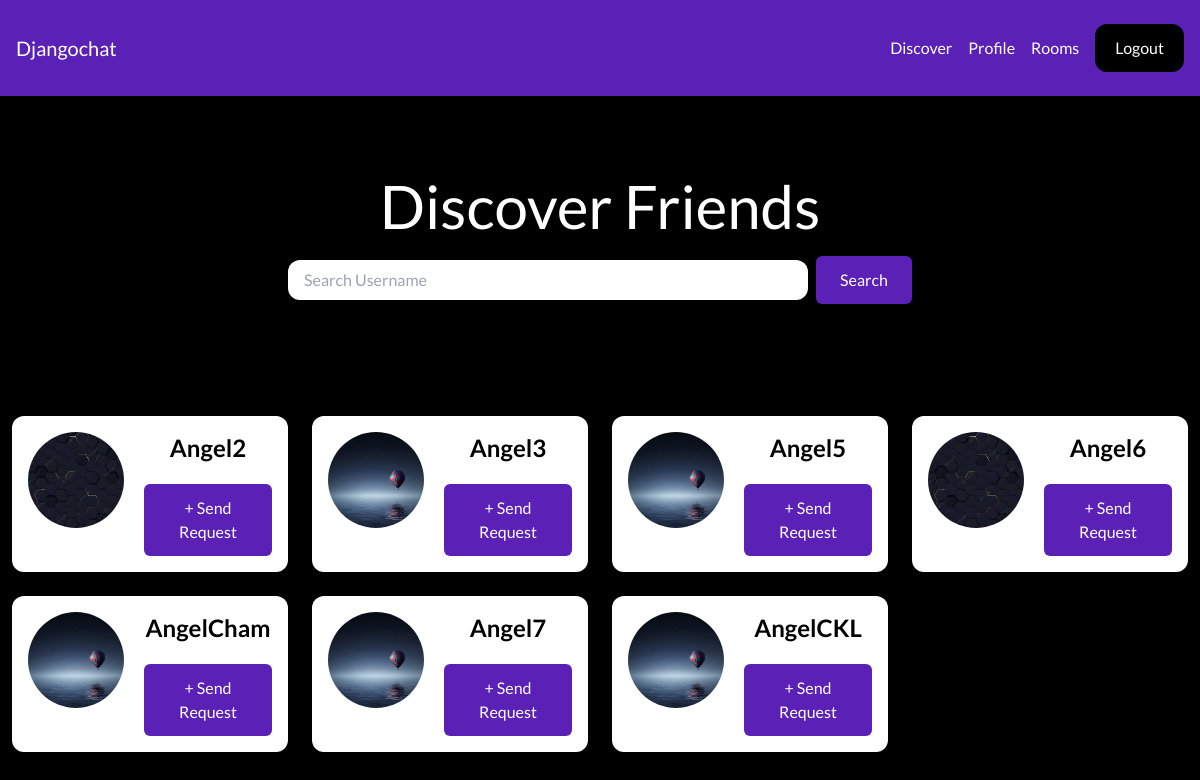
Screenshot of /friends/ (signed in) with the database file from the repository.
### core/models.py (models this page shows, shortened)
class Profile(models.Model):
    user = models.OneToOneField(User, on_delete=models.CASCADE)
    image = models.ImageField(default='default.jpg', upload_to='profile_pics')

### friend/views.py (the view)
# urls.py: path('friends/', include('friend.urls')),
@login_required
def friends(request):
    user = request.user
    try:
        friend_list = FriendList.objects.get(user=user)
    except FriendList.DoesNotExist:
        friend_list = FriendList(user=user)
        friend_list.save()
    my_friends = friend_list.friends.all()
    if 'q' in request.GET:
        q = request.GET.get('q')
        friends = Profile.objects.filter(user__is_superuser=False, user__username__icontains=q).exclude(user=user).select_related('user')
    else:
        friends = Profile.objects.filter(user__is_superuser=False).exclude(user=user).select_related('user')
    friend_list = []
    is_friend = False
    request_sent = FriendRequestStatus.NO_REQUEST_SENT.value
    pending_friend_reqest_id = -1
    for friend in friends:
        if my_friends.filter(pk=friend.user.id):
            is_friend = True
        else:
            is_friend = False
            if get_friend_request_or_false(sender=friend.user, receiver=user) != False:
                request_sent = FriendRequestStatus.THEM_SENT_TO_YOU.value
                pending_friend_reqest_id = get_friend_request_or_false(sender=friend.user, receiver=user).id
            elif get_friend_request_or_false(sender=user, receiver=friend.user) != False:
                request_sent = FriendRequestStatus.YOU_SENT_TO_THEM.value
            else:
                request_sent = FriendRequestStatus.NO_REQUEST_SENT.value
        friend_data = {
            'friend_profile': friend,
            'is_friend': is_friend,
            'request_sent': request_sent,
            'pending_friend_reqest_id': pending_friend_reqest_id,
        }
        friend_list.append(friend_data)
    context = {'friends': friend_list}
    return render(request, 'friend/friends.html', context)

### friend/utils.py (called while the page is built)
def get_friend_request_or_false(sender, receiver):
    try:
        return FriendRequest.objects.get(sender=sender, receiver=receiver, is_active=True)
    except FriendRequest.DoesNotExist:
        return False

### friend/templates/friend/friends.html (shortened to what this page needs)
{% extends 'core/base.html' %}
{% block content %}
<div class="p-10 lg:p-20 text-center flex flex-col gap-5 justify-center">
    <h1 class="text-3xl lg:text-6xl text-white">Discover Friends</h1>
        <form class="mb-5 flex gap-2 justify-center items-center">
            <input type="text" name="q" placeholder="Search Username" class="w-2/4 px-4 py-2 rounded-xl" >
            <button type="submit" class="btn_primary">Search</button>
        </form>
</div>
<div class="w-full flex flex-wrap items-center">
    {% for friend in friends %}
    <div class="w-full lg:w-1/4 px-3 py-3">
        <div class="p-4 bg-white shadow rounded-xl text-center flex gap-5 justify-between">
            <img class="rounded-full h-24 w-24 object-cover" src="{{ friend.friend_profile.image.url }}" alt="image">
            <div class="flex flex-col justify-center">
                <h2 class="mb-5 text-2xl font-semibold">{{ friend.friend_profile.user.username}}</h2>
                {% if friend.is_friend == False %}
                    {% if friend.request_sent == -1 %}
                    <button id="send_friend_request_btn" data-friend-id="{{ friend.friend_profile.user.id }}" class="btn_primary">+ Send Request</button>
                    {% endif %}
                {% else %}
                    <button id="unfriend_request_btn" data-unfriend-id="{{ friend.friend_profile.user.id }}" class="btn_error">Unfriend</button>
                {% endif %}
            </div>
        </div>
    </div>
    {% endfor %}
</div>
{% endblock %}

### static/css/custom.css (style rules this page uses)
.btn_primary { padding: 0.75rem 1.5rem; background-color: #5b21b6; color: #fff; border-radius: 0.375rem; transition: background-color 0.3s ease; }

### rows the page displays
Profile: friend_profile.image (picture), friend_profile.user.username "Angel2"
Profile: friend_profile.image (placeholder picture), friend_profile.user.username "Angel3"
Profile: friend_profile.image (placeholder picture), friend_profile.user.username "Angel5"
Profile: friend_profile.image (picture), friend_profile.user.username "Angel6"
Profile: friend_profile.image (placeholder picture), friend_profile.user.username "AngelCham"
Profile: friend_profile.image (placeholder picture), friend_profile.user.username "Angel7"
Profile: friend_profile.image (placeholder picture), friend_profile.user.username "AngelCKL"
